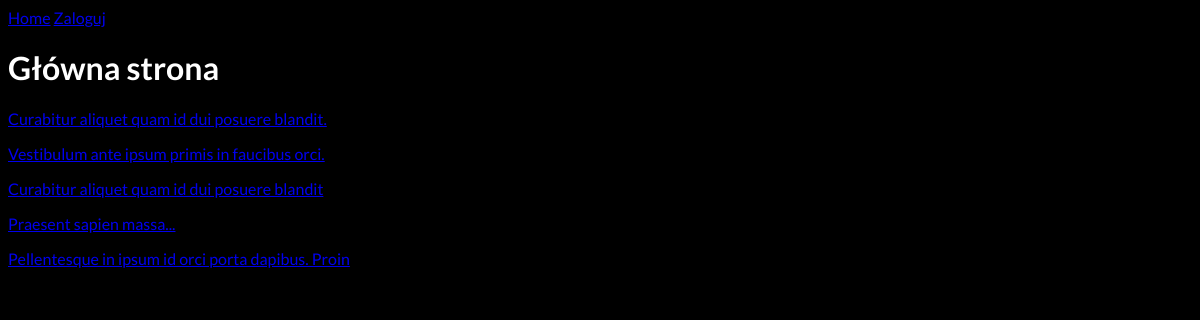
The app's page /, older data.
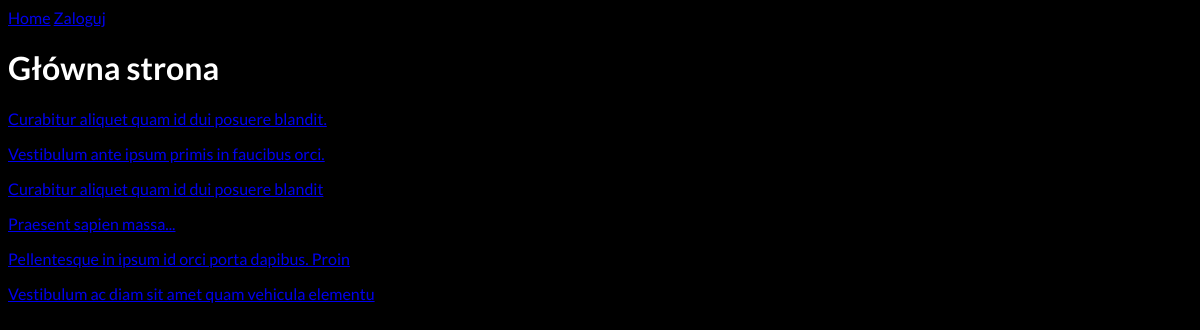
The same page, newer data.
### blok/models.py (models this page shows)
class Article(models.Model):
    title = models.TextField()
    content = models.TextField()
    author = models.ForeignKey(User, on_delete=models.SET_NULL, null=True)
    publication_date = models.DateTimeField(auto_now=True)
    def __str__(self):
        return self.title[0:50]

### blok/views.py (the view)
# urls.py: path('', views.home, name='home'),
def home(request):
    stories = Article.objects.all()
    context = {'stories': stories}
    return render(request, 'blok/home.html', context)

### blok/templates/blok/home.html
{% extends 'main.html' %}
{% block content %}
<h1>Główna strona</h1>
{% for story in stories %}
    <p><a href="{% url 'article' story.id %}">{{story|truncatewords:15}}</a></p>
{% endfor %}
{% endblock content %}

Row changes from the older to the newer data that the page shows:
added Article: title "Vestibulum ac diam sit amet quam vehicula elementu"
